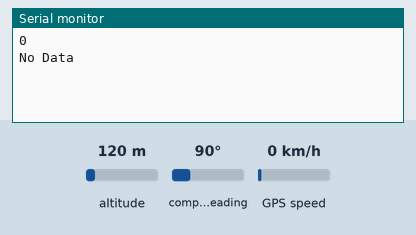
Bench run of a program on a simulated ESP32. Shown: the last lines printed to the serial monitor. Inputs (shaded band) come from the test bench; at power-on: altitude 120 m, GPS speed 0 km/h, compass heading 90°. The GPS gets a fix after 3 s at 37.7749, -122.4194 with 8 satellites.

Above: at 2.2 s.
2.3 s: altitude set to 20 m
At 4.8 s:
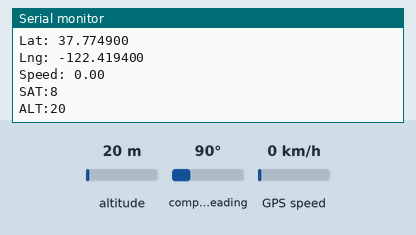
5.5 s: GPS speed set to 2 km/h
7.0 s: altitude set to 250 m
At 7.7 s:
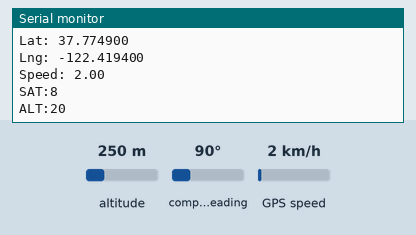

Measured:
- after the input at 2.3 s, the serial monitor: prints a new line after 1.7 s (image 1)

The program:

main.cpp
```cpp
#define DEBUG_MODE

#ifdef TTGO_BOARD
  #define SIM800L_AXP192_VERSION_20200327
  #include "utilities.h"
  #define RXD2 0
  #define TXD2 4
#endif

#ifndef TTGO_BOARD
  #define RXD2 33
  #define TXD2 32
#endif


#include <TinyGPS++.h>


HardwareSerial neogps(1);

TinyGPSPlus gps;


void print_speed(){
  if (gps.location.isValid() == 1)   {
    Serial.print("Lat: ");
    Serial.println(gps.location.lat(),6);
    Serial.print("Lng: ");
    Serial.println(gps.location.lng(),6);
    Serial.print("Speed: ");
    Serial.println(gps.speed.kmph());
    Serial.print("SAT:");
    Serial.println(gps.satellites.value());
    Serial.print("ALT:");
    Serial.println(gps.altitude.meters(), 0);
  }
  else  {
    Serial.print("No Data");
  }
}

void setup() {
    #ifdef DEBUG_MODE
    Serial.begin(115200);
    delay(500);
    #endif
    neogps.begin(9600, SERIAL_8N1, RXD2, TXD2);
    delay(500);
}

void loop() {
  boolean newData = false;
  for (unsigned long start = millis(); millis() - start < 1000;) {
    while (neogps.available()) {
      if (gps.encode(neogps.read())) {
        newData = true;
      }
    }
  }

  //If newData is true
  if(newData == true) {
    newData = false;
    Serial.println(gps.satellites.value());
    print_speed();
  }
  else {
    Serial.print("No Data Loop");
  }
}
```
